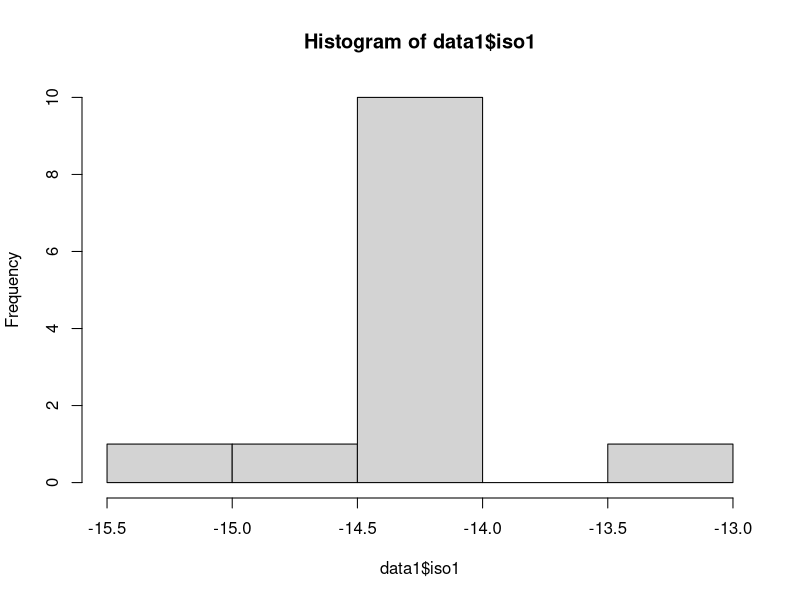

Write R code to recreate this figure.

## Geographical differences in stable isotopes values

## load the data
data1<-read.table("PB_WG.txt", header=T)

### Carbon

## create subset by area (Baffin Bay: BB and Kane Basin: KB)
PB_BB<-subset(data1, group == "BB_PB")
PB_KB<-subset(data1, group == "KB_PB")

hist(data1$iso1,breaks=5)

## Normality test

shapiro.test(PB_BB$iso1) 
#Shapiro-Wilk normality test
#data:  PB_BB$iso1
#W = 0.9415, p-value = 0.6713

shapiro.test(PB_KB$iso1)
# 	Shapiro-Wilk normality test
#data:  PB_KB$iso1
#W = 0.98904, p-value = 0.9913

## test for homogeneity of variance

var.test(data1$iso1~data1$group)

#F test to compare two variances
#data:  data1$iso1 by data1$group
#F = 23.866, num df = 5, denom df = 6, p-value = 0.001363
#alternative hypothesis: true ratio of variances is not equal to 1
#95 percent confidence interval:
#  3.98588 166.52784
#sample estimates:
#  ratio of variances 
#23.86571 

## transform data to numeric
data1$iso1<-as.numeric(data1$iso1)

## Statistic comparison
# As variance are not homogenous, we use Mann Whitney wilcox test
wilcox.test(data1$iso1 ~ group, data=data1) 

#	Wilcoxon rank sum exact test
#data:  data1$iso1 by group
#, p-value = 0.4452
#alternative hypothesis: true location shift is not equal to 0


### Nitrogen

## Normality test
shapiro.test(PB_BB$iso2) 
#Shapiro-Wilk normality test

#data:  PB_BB$iso2
#W = 0.97716, p-value = 0.9366


shapiro.test(PB_KB$iso2)
#Shapiro-Wilk normality test

#data:  PB_KB$iso2
#W = 0.89449, p-value = 0.2989

data1$iso2<-as.numeric(data1$iso2)

## test for homogeneity of variance

var.test(data1$iso2~data1$group)
#F test to compare two variances
#data:  data1$iso2 by data1$group
#F = 1.062, num df = 5, denom df = 6, p-value = 0.9254
#alternative hypothesis: true ratio of variances is not equal to 1
#95 percent confidence interval:
#  0.177364 7.410170
#sample estimates:
#  ratio of variances 
#1.061979 


## Statistic comparison
# student t-test
t.test(data1$iso2~data1$group)

#Welch Two Sample t-test
#data:  data1$iso2 by data1$group
#t = -1.6227, df = 10.583, p-value = 0.134
#alternative hypothesis: true difference in means is not equal to 0
#95 percent confidence interval:
#  -1.7817477  0.2736525
#sample estimates:
#  mean in group BB_PB mean in group KB_PB 
#21.00167            21.75571 


